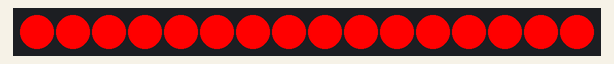
This sketch was run on a simulated Arduino Uno, built with avr-gcc and run on an emulated ATmega328P. Shown: 16 RGB LEDs in strip order, left to right. Dim RGB values are drawn brighter than linear.

Above: at 0.2 s.
At 1.4 s:
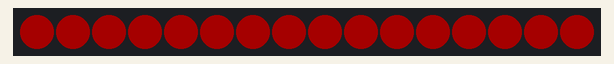

The sketch:

spec.ino
```cpp
#include <PololuLedStrip.h>
PololuLedStrip<4> LEDS;
#define LED_COUNT 16
rgb_color colors[LED_COUNT];
void on(int r, int g, int b, int led = -1) {
  //off();
  if (led == -1) {
    for (int i = 0; i < LED_COUNT; i++) {
      colors[i] = rgb_color(r, g, b);
    }
  } else {
    colors[led] = rgb_color(r, g, b);
  }
  LEDS.write(colors, LED_COUNT);
}
void setup() {
  Serial.begin(9600);
  maman();
}

void loop() {
}
```

maman.ino
```cpp
void maman() {
  battement();
  //while (true) {}
}
void battement() {
  for (int i = 0; i < 255; i = i + 1) {
    on(i, 0, 0);
    delay(0);
  }
  for (int i = 255; i > -1; i = i - 1) {
    on(i, 0, 0);
    delay(5);
  }
}
```
